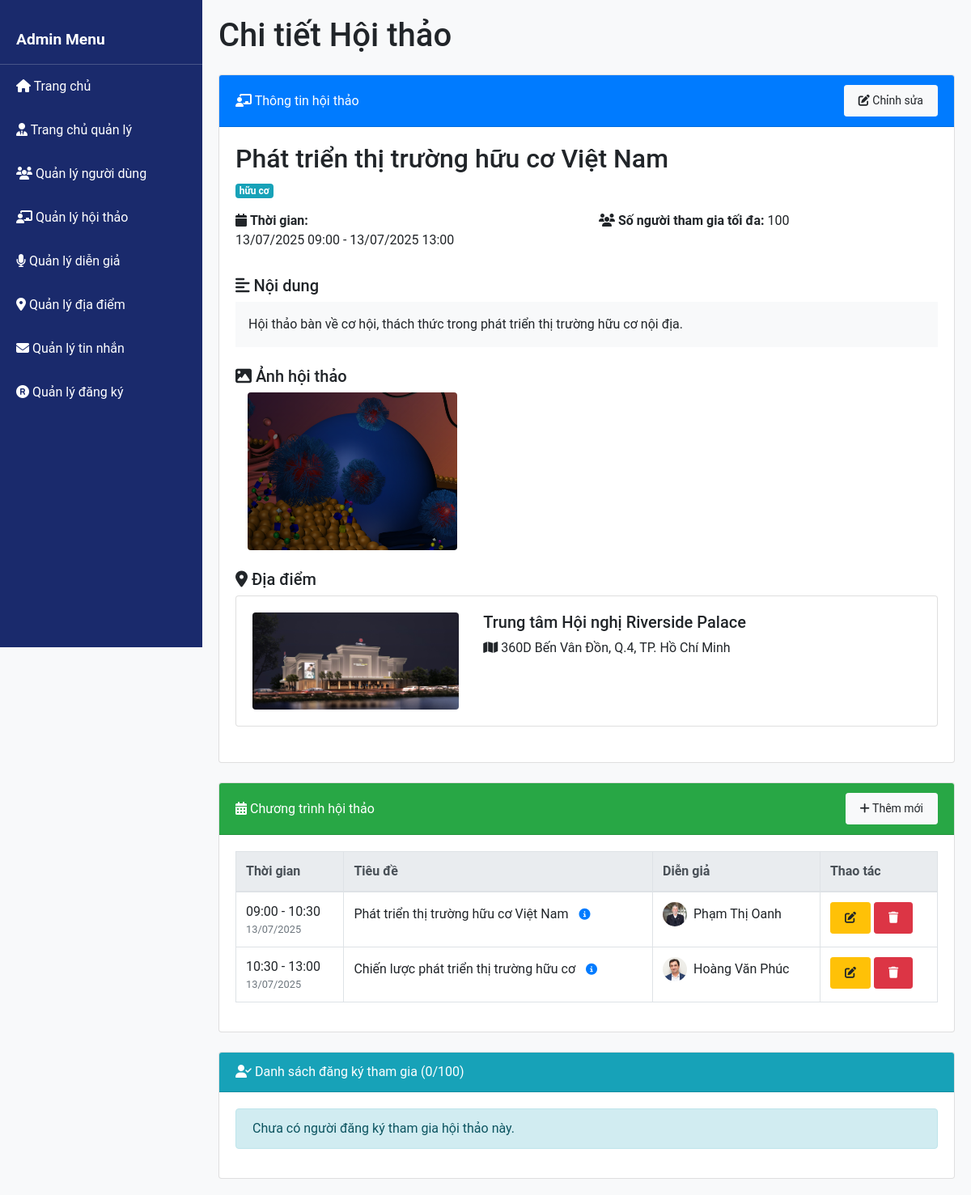
The page /layouts/admin_seminar_view.php?id=25 (signed in) on the database its author committed.
### tables this page shows
CREATE TABLE seminars (
    seminar_id INT PRIMARY KEY AUTO_INCREMENT,
    topic VARCHAR(200) NOT NULL,
    content TEXT NOT NULL,
    start_time DATETIME NOT NULL,
    end_time DATETIME NOT NULL,
    location_id INT,
    max_participants INT,
    category VARCHAR(100) NOT NULL,
    FOREIGN KEY (location_id) REFERENCES locations(location_id)
);

CREATE TABLE locations (
    location_id INT PRIMARY KEY AUTO_INCREMENT,
    name VARCHAR(100) NOT NULL,
    address TEXT,
    photo TEXT
);

CREATE TABLE agenda (
    agenda_id INT PRIMARY KEY AUTO_INCREMENT,
    seminar_id INT,
    speaker_id INT,
    title VARCHAR(200) NOT NULL,
    start_time DATETIME NOT NULL,
    end_time DATETIME NOT NULL,
    description TEXT,
    FOREIGN KEY (seminar_id) REFERENCES seminars(seminar_id),
    FOREIGN KEY (speaker_id) REFERENCES speakers(speaker_id)
);

CREATE TABLE speakers (
    speaker_id INT PRIMARY KEY AUTO_INCREMENT,
    full_name VARCHAR(100) NOT NULL,
    bio TEXT,
    description TEXT,
    photo TEXT
);

### layouts/admin_seminar_view.php (the view, shortened to what this page needs)
<?php
require_once '../config.php';
$seminarId = (int)$_GET['id'];
$stmt = $conn->prepare("
    SELECT s.*, l.name as location_name, l.address as location_address, l.photo as location_photo
    FROM seminars s
    LEFT JOIN locations l ON s.location_id = l.location_id
    WHERE s.seminar_id = :seminar_id
  ");
$stmt->bindParam(':seminar_id', $seminarId, PDO::PARAM_INT);
$stmt->execute();
$result = $stmt->fetch(PDO::FETCH_ASSOC);
$seminar = $result;
$agendaStmt = $conn->prepare("
    SELECT a.*, spk.full_name as speaker_name, spk.photo as speaker_photo
    FROM agenda a
    LEFT JOIN speakers spk ON a.speaker_id = spk.speaker_id
    WHERE a.seminar_id = :seminar_id
    ORDER BY a.start_time ASC
  ");
$agendaStmt->bindParam(':seminar_id', $seminarId, PDO::PARAM_INT);
$agendaStmt->execute();
$agendaItems = $agendaStmt->fetchAll(PDO::FETCH_ASSOC);
$regStmt = $conn->prepare("
    SELECT r.*, u.username, u.full_name
    FROM registrations r
    JOIN users u ON r.user_id = u.user_id
    WHERE r.seminar_id = :seminar_id
    ORDER BY r.created_at DESC
  ");
$regStmt->bindParam(':seminar_id', $seminarId, PDO::PARAM_INT);
$regStmt->execute();
$registrations = $regStmt->fetchAll(PDO::FETCH_ASSOC);
?>
<!DOCTYPE html>
<html lang="en">
<head>
  <link rel="stylesheet" href="https://cdn.jsdelivr.net/npm/bootstrap@4.1.3/dist/css/bootstrap.min.css">
  <link rel="stylesheet" href="../assets/css/style-admin.css">
  <link rel="stylesheet" href="../assets/css/style.css">
  <link rel="stylesheet" href="https://cdnjs.cloudflare.com/ajax/libs/font-awesome/6.7.2/css/all.min.css" />
</head>
<body>
  <?php include_once './admin_sidebar.php'; ?>
  <div class="content">
    <h1 class="mb-4">Chi tiết Hội thảo</h1>
    <?php if (isset($error)): ?>
      <div class="alert alert-danger">
        <?php echo $error; ?>
      </div>
    <?php else: ?>
      <div class="card mb-4">
        <div class="card-header bg-primary text-white">
          <div class="d-flex justify-content-between align-items-center">
            <span><i class="fas fa-chalkboard-teacher"></i> Thông tin hội thảo</span>
            <div>
              <a href="./admin_seminar_edit.php?id=<?php echo $seminarId; ?>" class="btn btn-sm btn-light">
                <i class="fas fa-edit"></i> Chỉnh sửa
              </a>
            </div>
          </div>
        </div>
        <div class="card-body">
          <h2><?php echo htmlspecialchars($seminar['topic']); ?></h2>
          <div class="badge badge-info mb-3"><?php echo htmlspecialchars($seminar['category']); ?></div>
          <div class="row mb-3">
            <div class="col-md-6">
              <p>
                <i class="fas fa-calendar"></i> <strong>Thời gian:</strong><br>
                <?php
                echo date('d/m/Y H:i', strtotime($seminar['start_time']));
                ?> - <?php
                      echo date('d/m/Y H:i', strtotime($seminar['end_time']));
                      ?>
              </p>
            </div>
            <div class="col-md-6">
              <p>
                <i class="fas fa-users"></i> <strong>Số người tham gia tối đa:</strong>
                <?php echo $seminar['max_participants']; ?>
              </p>
            </div>
          </div>
          <div class="mb-4">
            <h5><i class="fas fa-align-left"></i> Nội dung</h5>
            <div class="p-3 bg-light">
              <?php echo nl2br(htmlspecialchars($seminar['content'])); ?>
            </div>
          </div>
          <div class="mb-4">
            <h5><i class="fa-solid fa-image"></i> Ảnh hội thảo</h5>
            <div class="col-md-4">
              <img src="<?php echo htmlspecialchars('../assets/images/' . $seminar['photo']); ?>"
                class="img-fluid rounded" alt="<?php echo htmlspecialchars($seminar['topic']); ?>">
            </div>
          </div>
          <?php if ($seminar['location_name']): ?>
            <div class="mb-4">
              <h5><i class="fas fa-map-marker-alt"></i> Địa điểm</h5>
              <div class="card">
                <div class="card-body">
                  <div class="row">
                    <?php if ($seminar['location_photo']): ?>
                      <div class="col-md-4">
                        <img src="<?php echo htmlspecialchars('../assets/images/' . $seminar['location_photo']); ?>"
                          class="img-fluid rounded" alt="<?php echo htmlspecialchars($seminar['location_name']); ?>">
                      </div>
                    <?php endif; ?>
                    <div class="col-md-<?php echo $seminar['location_photo'] ? '8' : '12'; ?>">
                      <h5><?php echo htmlspecialchars($seminar['location_name']); ?></h5>
                      <?php if ($seminar['location_address']): ?>
                        <p><i class="fas fa-map"></i> <?php echo htmlspecialchars($seminar['location_address']); ?></p>
                      <?php endif; ?>
                    </div>
                  </div>
                </div>
              </div>
            </div>
          <?php endif; ?>
        </div>
      </div>
      <div class="card mb-4">
        <div class="card-header bg-success text-white">
          <div class="d-flex justify-content-between align-items-center">
            <span><i class="fas fa-calendar-alt"></i> Chương trình hội thảo</span>
            <a href="./admin_agenda_create.php?seminar_id=<?php echo $seminarId; ?>" class="btn btn-sm btn-light">
              <i class="fas fa-plus"></i> Thêm mới
            </a>
          </div>
        </div>
        <div class="card-body">
          <?php if (empty($agendaItems)): ?>
            <div class="alert alert-info">
              Chưa có chương trình nào cho hội thảo này.
            </div>
          <?php else: ?>
            <div class="table-responsive">
              <table class="table table-bordered table-hover">
                <thead class="thead-light">
                  <tr>
                    <th>Thời gian</th>
                    <th>Tiêu đề</th>
                    <th>Diễn giả</th>
                    <th>Thao tác</th>
                  </tr>
                </thead>
                <tbody>
                  <?php foreach ($agendaItems as $item): ?>
                    <tr>
                      <td>
                        <?php echo date('H:i', strtotime($item['start_time'])); ?> -
                        <?php echo date('H:i', strtotime($item['end_time'])); ?>
                        <div class="small text-muted">
                          <?php echo date('d/m/Y', strtotime($item['start_time'])); ?>
                        </div>
                      </td>
                      <td>
                        <?php echo htmlspecialchars($item['title']); ?>
                        <?php if (!empty($item['description'])): ?>
                          <button class="btn btn-sm btn-link" type="button" data-toggle="collapse"
                            data-target="#description-<?php echo $item['agenda_id']; ?>">
                            <i class="fas fa-info-circle"></i>
                          </button>
                        <?php endif; ?>
                      </td>
                      <td>
                        <?php if ($item['speaker_name']): ?>
                          <div class="d-flex align-items-center">
                            <?php if ($item['speaker_photo']): ?>
                              <img src="<?php echo htmlspecialchars('../assets/images/' . $item['speaker_photo']); ?>"
                                class="rounded-circle mr-2" width="30" height="30" alt="">
                            <?php endif; ?>
                            <?php echo htmlspecialchars($item['speaker_name']); ?>
                          </div>
                        <?php else: ?>
                          <span class="text-muted">Không có</span>
                        <?php endif; ?>
                      </td>
                      <td>
                        <a href="./admin_agenda_edit.php?id=<?php echo $item['agenda_id']; ?>&seminar_id=<?php echo $seminarId; ?>" class="btn btn-sm btn-warning">
                          <i class="fas fa-edit"></i>
                        </a>
                        <a href="./admin_agenda_delete.php?id=<?php echo $item['agenda_id']; ?>&seminar_id=<?php echo $seminarId; ?>" class="btn btn-sm btn-danger">
                          <i class="fas fa-trash"></i>
                        </a>
                      </td>
                    </tr>
                  <?php endforeach; ?>
                </tbody>
              </table>
            </div>
          <?php endif; ?>
        </div>
      </div>
      <div class="card">
        <div class="card-header bg-info text-white">
          <i class="fas fa-user-check"></i> Danh sách đăng ký tham gia (<?php echo count($registrations); ?>/<?php echo $seminar['max_participants']; ?>)
        </div>
        <div class="card-body">
          <?php if (empty($registrations)): ?>
            <div class="alert alert-info">
              Chưa có người đăng ký tham gia hội thảo này.
            </div>
          <?php endif; ?>
        </div>
      </div>
    <?php endif; ?>
  </div>
</body>
</html>

### assets/css/style-admin.css (style rules this page uses)
body { font-family: "Arial", sans-serif; background-color: #f8f9fa; }
.content { margin-left: 250px; padding: 20px; }

### assets/css/style.css (style rules this page uses)
:root { --primary: #ffffff; --secondary: #1d2939; --upcoming: #008739; --date: #8d8d8d; --hover: #007bff; --font: "Roboto", sans-serif; }
body { font-family: var(--font); }
a { text-decoration: none; color: black; }
a.btn { padding: 8px 17px; }

### rows shown on the page
seminars: topic "Phát triển thị trường hữu cơ Việt Nam", category "hữu cơ", start_time "13/07/2025 09:00", end_time "13/07/2025 13:00", max_participants "100", content "Hội thảo bàn về cơ hội, thách thức trong phát triển thị trường hữu cơ nội địa.", photo (picture), location.photo (picture), location.name "Trung tâm Hội nghị Riverside Palace", location.address "360D Bến Vân Đồn, Q.4, TP. Hồ Chí Minh"
agenda: start_time "09:00", end_time "10:30", start_time "13/07/2025", title "Phát triển thị trường hữu cơ Việt Nam", speaker.photo (picture), speaker.full_name "Phạm Thị Oanh"
agenda: start_time "10:30", end_time "13:00", start_time "13/07/2025", title "Chiến lược phát triển thị trường hữu cơ", speaker.photo (picture), speaker.full_name "Hoàng Văn Phúc"

### other values the page prints
count($registrations) "0"
